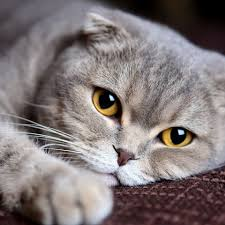
%> input picture cats/10.jpeg, 225 x 225 px
$ octave demo_convolution.m   (GNU Octave 9; MATLAB toolbox functions it lacks are replaced by stand-ins)
%> lines starting %> are read from the running program, lines starting %| are printed output that depends on the picture
### DeepLearningFaceRecog/convolution.m
% convolution layer
% a is original matrix
% b is a struct of convolve kernel with weight, bias, and activation function
function c = convolution(a, b)
    [am, an] = size(a);
    [bm, bn] = size(b.mask);
    cm = am - bm + 1;
    cn = an - bn + 1;
    c = zeros(cm, cn);
    activation = str2func(b.activation);

    for m = 1:cm
        km = m:m+bm-1;
        for n = 1:cn
            kn = n:n+bn-1;
            c(m,n) = sum(sum(activation(a(km, kn).*b.weight+b.bias).*b.mask));
        end
    end
end

### DeepLearningFaceRecog/demo_convolution.m
% x = rand(16, 16);
x = imread('../cats/10.jpeg');
%> x is the input picture: size 225x225x3 uint8; mean R, G, B 128.2, 119.1, 119.5
x_gray = double(rgb2gray(x));
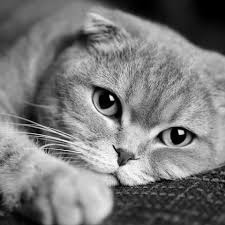
%> x_gray: size 225x225 double; min 0, max 254, mean 121.9
d = 8;
k = struct('mask', ones(d, d), 'weight',rand(d, d), 'bias', rand(d, d), 'activation', 'tanh');
y = convolution(x_gray, k);
%> after the loop in convolution, `for m = 1:cm`:
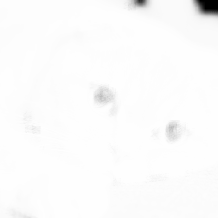
%> c: size 218x218 double; min 30.14, max 63.39, mean 62.9; drawn with min black and max white

figure('Name', 'Convolution_Layer');
subplot(2,1,1);
imshow(int8(x_gray));
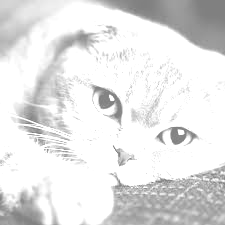
%> displayed picture: size 225x225, on the screen's scale of 0 to 255; min 128, max 255, mean 227.9
title('x_gray');
subplot(2,1,2);
imshow(int8(y));
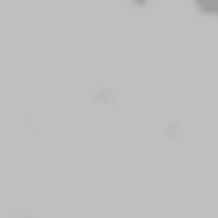
%> displayed picture: size 218x218, on the screen's scale of 0 to 255; min 158, max 191, mean 190.7
title('y');

$ run again, with cats/1.jpeg copied over cats/10.jpeg
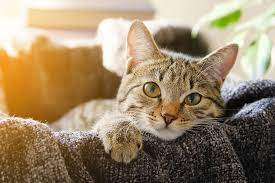
%> input picture cats/1.jpeg, 275 x 183 px
%> x is the input picture: size 183x275x3 uint8; mean R, G, B 155.3, 134.9, 106.5
%> after the loop in convolution, `for m = 1:cm`:
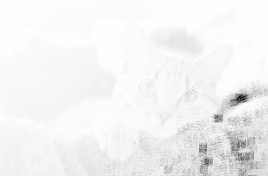
%> c: size 176x268 double; min 58.13, max 63.39, mean 63.1; drawn with min black and max white
%> `imshow(int8(x_gray));`:
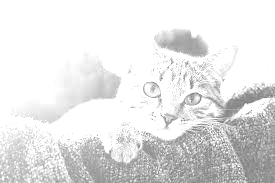
%> displayed picture: size 183x275, on the screen's scale of 0 to 255; min 128, max 255, mean 229.1

$ run again, with cats/13.jpeg copied over cats/10.jpeg
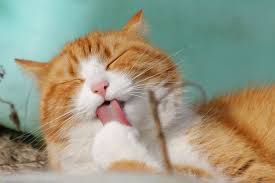
%> input picture cats/13.jpeg, 275 x 183 px
%> x is the input picture: size 183x275x3 uint8; mean R, G, B 154.1, 153.4, 132
%> after the loop in convolution, `for m = 1:cm`:
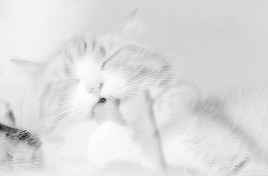
%> c: size 176x268 double; min 62.5, max 63.38, mean 63.3; drawn with min black and max white
%> `imshow(int8(x_gray));`:
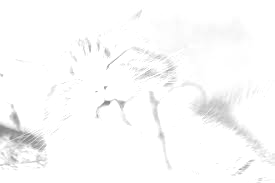
%> displayed picture: size 183x275, on the screen's scale of 0 to 255; min 132, max 255, mean 250.7
